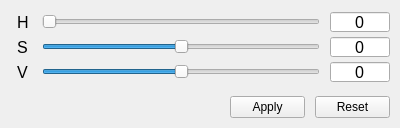
<?xml version="1.0" encoding="UTF-8"?>
<ui version="4.0">
 <class>HSVTransformDialog</class>
 <widget class="QDialog" name="HSVTransformDialog">
  <property name="geometry">
   <rect>
    <x>0</x>
    <y>0</y>
    <width>400</width>
    <height>128</height>
   </rect>
  </property>
  <property name="windowTitle">
   <string>Dialog</string>
  </property>
  <layout class="QVBoxLayout" name="verticalLayout">
   <property name="spacing">
    <number>0</number>
   </property>
   <property name="leftMargin">
    <number>10</number>
   </property>
   <property name="topMargin">
    <number>12</number>
   </property>
   <property name="rightMargin">
    <number>10</number>
   </property>
   <property name="bottomMargin">
    <number>0</number>
   </property>
   <item>
    <widget class="QFrame" name="frame_8">
     <property name="frameShape">
      <enum>QFrame::NoFrame</enum>
     </property>
     <property name="frameShadow">
      <enum>QFrame::Raised</enum>
     </property>
     <layout class="QVBoxLayout" name="verticalLayout_5">
      <property name="spacing">
       <number>5</number>
      </property>
      <property name="leftMargin">
       <number>0</number>
      </property>
      <property name="topMargin">
       <number>0</number>
      </property>
      <property name="rightMargin">
       <number>0</number>
      </property>
      <property name="bottomMargin">
       <number>0</number>
      </property>
      <item>
       <widget class="QFrame" name="frame_10">
        <property name="frameShape">
         <enum>QFrame::NoFrame</enum>
        </property>
        <property name="frameShadow">
         <enum>QFrame::Raised</enum>
        </property>
        <layout class="QGridLayout" name="gridLayout_6">
         <property name="leftMargin">
          <number>7</number>
         </property>
         <property name="topMargin">
          <number>0</number>
         </property>
         <property name="rightMargin">
          <number>0</number>
         </property>
         <property name="bottomMargin">
          <number>0</number>
         </property>
         <property name="horizontalSpacing">
          <number>10</number>
         </property>
         <property name="verticalSpacing">
          <number>5</number>
         </property>
         <item row="2" column="1">
          <widget class="QSlider" name="v_slider">
           <property name="maximum">
            <number>8</number>
           </property>
           <property name="value">
            <number>4</number>
           </property>
           <property name="orientation">
            <enum>Qt::Horizontal</enum>
           </property>
           <property name="invertedAppearance">
            <bool>false</bool>
           </property>
           <property name="invertedControls">
            <bool>false</bool>
           </property>
          </widget>
         </item>
         <item row="0" column="0">
          <widget class="QLabel" name="h_label">
           <property name="minimumSize">
            <size>
             <width>15</width>
             <height>0</height>
            </size>
           </property>
           <property name="font">
            <font>
             <family>Arial</family>
             <pointsize>12</pointsize>
            </font>
           </property>
           <property name="text">
            <string>H</string>
           </property>
          </widget>
         </item>
         <item row="1" column="0">
          <widget class="QLabel" name="s_label">
           <property name="minimumSize">
            <size>
             <width>15</width>
             <height>0</height>
            </size>
           </property>
           <property name="font">
            <font>
             <family>Arial</family>
             <pointsize>12</pointsize>
            </font>
           </property>
           <property name="text">
            <string>S</string>
           </property>
          </widget>
         </item>
         <item row="0" column="1">
          <widget class="QSlider" name="h_slider">
           <property name="maximum">
            <number>355</number>
           </property>
           <property name="orientation">
            <enum>Qt::Horizontal</enum>
           </property>
          </widget>
         </item>
         <item row="1" column="1">
          <widget class="QSlider" name="s_slider">
           <property name="maximum">
            <number>8</number>
           </property>
           <property name="value">
            <number>4</number>
           </property>
           <property name="orientation">
            <enum>Qt::Horizontal</enum>
           </property>
          </widget>
         </item>
         <item row="2" column="0">
          <widget class="QLabel" name="v_label">
           <property name="minimumSize">
            <size>
             <width>15</width>
             <height>0</height>
            </size>
           </property>
           <property name="font">
            <font>
             <family>Arial</family>
             <pointsize>12</pointsize>
            </font>
           </property>
           <property name="text">
            <string>V</string>
           </property>
          </widget>
         </item>
         <item row="1" column="2">
          <widget class="QLineEdit" name="s_lineEdit">
           <property name="minimumSize">
            <size>
             <width>60</width>
             <height>20</height>
            </size>
           </property>
           <property name="maximumSize">
            <size>
             <width>60</width>
             <height>20</height>
            </size>
           </property>
           <property name="font">
            <font>
             <pointsize>12</pointsize>
            </font>
           </property>
           <property name="text">
            <string>0</string>
           </property>
           <property name="alignment">
            <set>Qt::AlignCenter</set>
           </property>
          </widget>
         </item>
         <item row="2" column="2">
          <widget class="QLineEdit" name="v_lineEdit">
           <property name="minimumSize">
            <size>
             <width>60</width>
             <height>20</height>
            </size>
           </property>
           <property name="maximumSize">
            <size>
             <width>60</width>
             <height>20</height>
            </size>
           </property>
           <property name="font">
            <font>
             <pointsize>12</pointsize>
            </font>
           </property>
           <property name="text">
            <string>0</string>
           </property>
           <property name="alignment">
            <set>Qt::AlignCenter</set>
           </property>
          </widget>
         </item>
         <item row="0" column="2">
          <widget class="QLineEdit" name="h_lineEdit">
           <property name="minimumSize">
            <size>
             <width>60</width>
             <height>20</height>
            </size>
           </property>
           <property name="maximumSize">
            <size>
             <width>60</width>
             <height>20</height>
            </size>
           </property>
           <property name="font">
            <font>
             <pointsize>12</pointsize>
            </font>
           </property>
           <property name="text">
            <string>0</string>
           </property>
           <property name="alignment">
            <set>Qt::AlignCenter</set>
           </property>
          </widget>
         </item>
        </layout>
       </widget>
      </item>
      <item>
       <widget class="QFrame" name="frame_11">
        <property name="frameShape">
         <enum>QFrame::NoFrame</enum>
        </property>
        <property name="frameShadow">
         <enum>QFrame::Raised</enum>
        </property>
        <layout class="QHBoxLayout" name="horizontalLayout_3">
         <property name="spacing">
          <number>10</number>
         </property>
         <property name="leftMargin">
          <number>0</number>
         </property>
         <property name="topMargin">
          <number>0</number>
         </property>
         <property name="rightMargin">
          <number>0</number>
         </property>
         <property name="bottomMargin">
          <number>0</number>
         </property>
         <item>
          <spacer name="horizontalSpacer_5">
           <property name="orientation">
            <enum>Qt::Horizontal</enum>
           </property>
           <property name="sizeHint" stdset="0">
            <size>
             <width>40</width>
             <height>20</height>
            </size>
           </property>
          </spacer>
         </item>
         <item>
          <widget class="QPushButton" name="apply_button">
           <property name="minimumSize">
            <size>
             <width>75</width>
             <height>0</height>
            </size>
           </property>
           <property name="maximumSize">
            <size>
             <width>75</width>
             <height>16777215</height>
            </size>
           </property>
           <property name="text">
            <string>Apply</string>
           </property>
           <property name="autoDefault">
            <bool>false</bool>
           </property>
          </widget>
         </item>
         <item>
          <widget class="QPushButton" name="reset_button">
           <property name="minimumSize">
            <size>
             <width>75</width>
             <height>0</height>
            </size>
           </property>
           <property name="maximumSize">
            <size>
             <width>75</width>
             <height>16777215</height>
            </size>
           </property>
           <property name="text">
            <string>Reset</string>
           </property>
           <property name="autoDefault">
            <bool>false</bool>
           </property>
          </widget>
         </item>
        </layout>
       </widget>
      </item>
     </layout>
    </widget>
   </item>
  </layout>
 </widget>
 <resources/>
 <connections/>
</ui>
